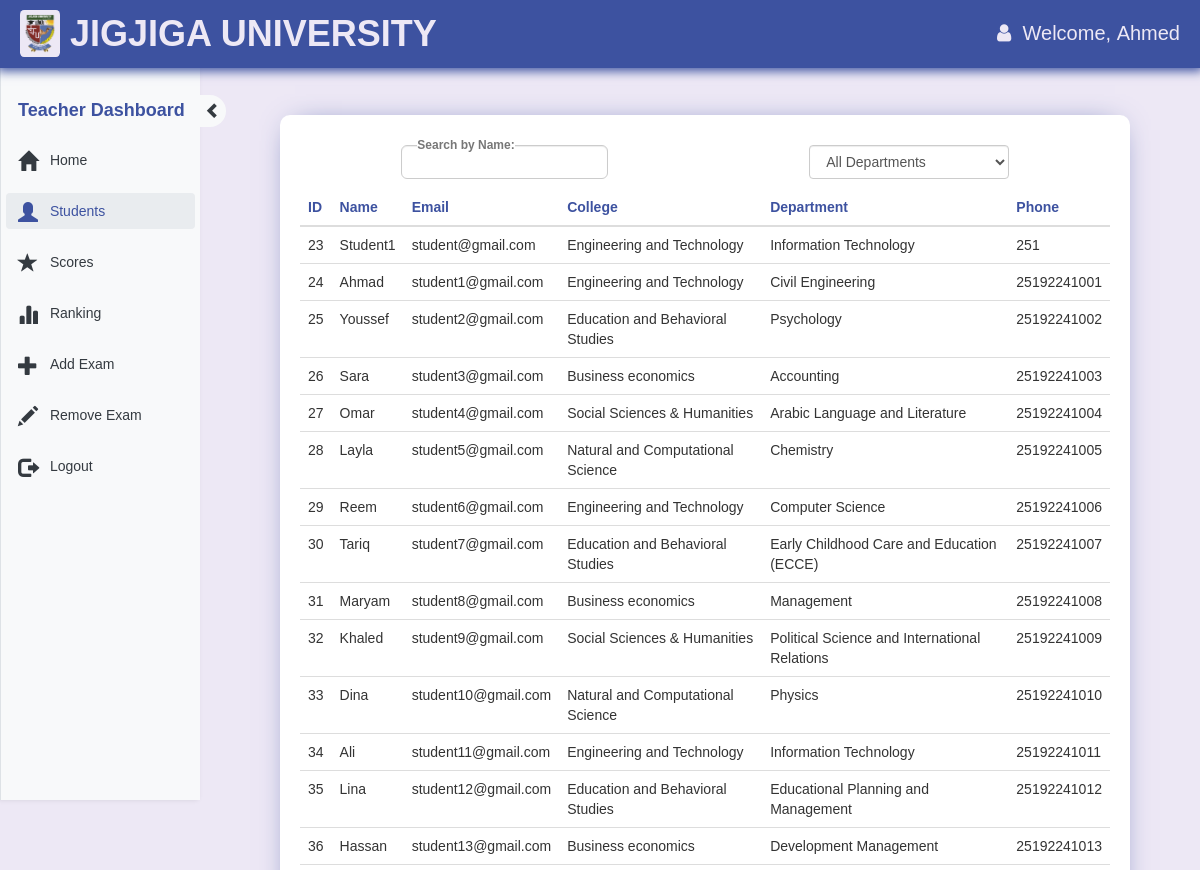
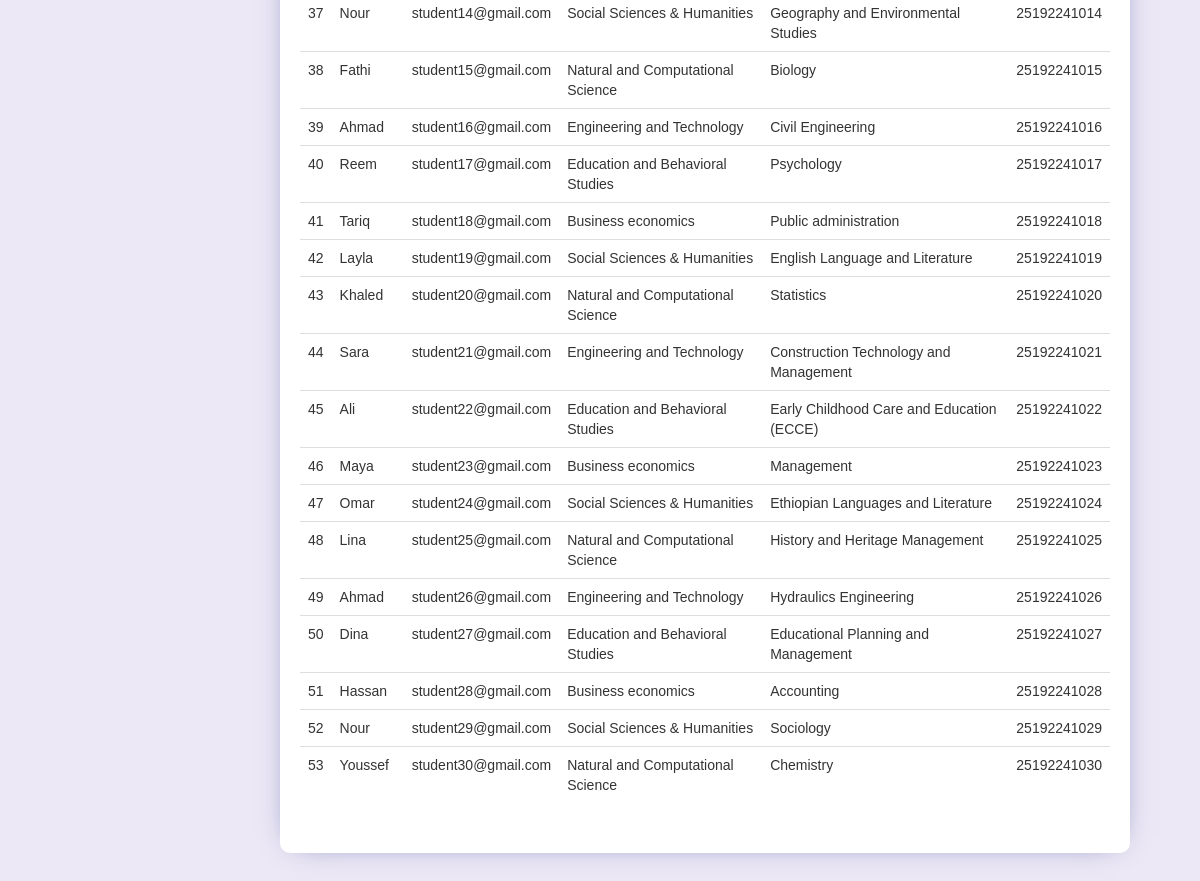
Page /teacher.php?q=1 (signed in) on the committed database (2 pictures, top to bottom).
### tables this page shows
CREATE TABLE `user` (
  `id` INT PRIMARY KEY AUTO_INCREMENT,
  `email` varchar(50) NOT NULL,
  `password` varchar(18) NOT NULL,
  `name` varchar(50) NOT NULL,
  `fatherName` varchar(50) DEFAULT NULL,
  `gender` ENUM('M', 'F') NOT NULL,
  `phone` varchar(20) DEFAULT NULL,
  `role` ENUM('student', 'teacher', 'header', 'admin') DEFAULT 'student',
  `date` timestamp NOT NULL DEFAULT current_timestamp() ON UPDATE current_timestamp(),
  `year` ENUM('1st', '2nd', '3rd', '4th') DEFAULT null, 
  `college_id` INT DEFAULT NULL,
  `department_id` INT DEFAULT NULL,
  `section_id` INT DEFAULT NULL,
  
  FOREIGN KEY (`college_id`) REFERENCES `colleges`(`id`) ON DELETE SET NULL,
  FOREIGN KEY (`department_id`) REFERENCES `departments`(`id`) ON DELETE SET NULL,
  FOREIGN KEY (`section_id`) REFERENCES `sections`(`id`) ON DELETE SET NULL
);

CREATE TABLE colleges (
  id INT AUTO_INCREMENT PRIMARY KEY,
  name VARCHAR(100) NOT NULL UNIQUE
);

CREATE TABLE departments (
  id INT AUTO_INCREMENT PRIMARY KEY,
  name VARCHAR(100) NOT NULL,
  college_id INT,
  FOREIGN KEY (college_id) REFERENCES colleges(id)
);

### teacher.php (the view, shortened to what this page needs)
<!DOCTYPE html>
<html lang="en">
<head>
    <link
      rel="stylesheet"
      href="https://cdnjs.cloudflare.com/ajax/libs/font-awesome/4.7.0/css/font-awesome.min.css"
    />
    <link rel="stylesheet" href="css/bootstrap.min.css?v=<?php echo time(); ?>">
    <link rel="stylesheet" href="css/bootstrap-theme.min.css?v=<?php echo time(); ?>">
    <link rel="stylesheet" href="css/style.css?php echo time(); ?>">
</head>
<body>
<?php
    include_once 'dbConnection.php';
    $name  = $_SESSION['name'];
    ?>
    <nav class="navbar navbar-fixed-top">
        <div class="main-header">
            <img src="img/Jijiga_University.png" alt="Jijiga University logo" />
            <h1>JIGJIGA UNIVERSITY</h1>
        </div>
        <div class="flex-row welcome-text">
            <span class="fa fa-user" aria-hidden="true"></span>&nbsp;&nbsp;Welcome,&nbsp;
            <span class="log log1"><?php echo htmlspecialchars($name) ?></span>
        </div>
    </nav>
        <div id="sidenav" class="right-sidebar side-nav-small" style="overflow: visible;">
            <div class="title1">
                <div class="">
                    <div class="side-nav-header">
                        <b class="sidenav-txt side-nav-text">Teacher Dashboard</b>
                        <span id="sidenav-btn" class="glyphicon glyphicon-chevron-right side-nav-button"
                            style="font-size: 16px;" aria-hidden="true"></span>
                    </div>
                    <div class="" style="padding: 0;" id="">
                        <ul class="side-nav-links">
                            <li <?php if(@$_GET['q']==0) echo'class="active"'; ?>>
                                <a href="teacher.php?q=0">
                                    <span class="glyphicon glyphicon-home bigger-icons" aria-hidden="true"></span>
                                    <div class="sidenav-txt side-nav-text">&nbsp;Home</div>
                                </a>
                            </li>
                            <li <?php if(@$_GET['q']==1) echo'class="active"'; ?>>
                                <a href="teacher.php?q=1">
                                    <span class="glyphicon glyphicon-user bigger-icons" aria-hidden="true"></span>
                                    <div class="sidenav-txt side-nav-text">&nbsp;Students</div>
                                </a>
                            </li>
                        <li <?php if(@$_GET['q']==2) echo'class="active"'; ?>>
                            <a href="teacher.php?q=2">
                                <span class="glyphicon glyphicon-star bigger-icons" aria-hidden="true"></span>
                                <div class="sidenav-txt side-nav-text">&nbsp;Scores</div>
                            </a>
                        </li>
                        <li <?php if(@$_GET['q']==3) echo'class="active"'; ?>>
                            <a href="teacher.php?q=3">
                                <span class="glyphicon glyphicon-stats bigger-icons" aria-hidden="true"></span>
                                <div class="sidenav-txt side-nav-text">&nbsp;Ranking</div>
                            </a>
                        </li>
                        <li <?php if(@$_GET['q']==4) echo'class="active"'; ?>>
                            <a href="teacher.php?q=4">
                                <span class="glyphicon glyphicon-plus bigger-icons" aria-hidden="true"></span>
                                <div class="sidenav-txt side-nav-text">&nbsp;Add Exam</div>
                            </a>
                        </li>
                        <li <?php if(@$_GET['q']==5) echo'class="active"'; ?>>
                            <a href="teacher.php?q=5">
                                <span class="glyphicon glyphicon-pencil bigger-icons" aria-hidden="true"></span>
                                <div class="sidenav-txt side-nav-text">&nbsp;Remove Exam</div>
                            </a>
                        </li>
                        <li>
                            <a href="logout.php?q=teacher.php">
                                <span class="glyphicon glyphicon-log-out bigger-icons" aria-hidden="true"></span>
                                <div class="sidenav-txt side-nav-text">&nbsp;Logout</div>
                            </a>
                        </li>
                        </ul>
                    </div>
                </div>
            </div>
        </div>
<div id="main" class="main-container">
    <div class="row">
        <div class="col-md-12">
<?php if (@$_GET['q'] == 1): ?>
    <div class="section-panel">
        <div class="search-table">
            <div style="position: relative;">
                <label for="userSearch" style="position: absolute; top: -25%; left: 8%; margin: 0; font-size: 12px; background-color: white;">Search by Name:</label>
                <input type="text" id="userSearch" class="form-control" style="padding-block: 4px !important;">
            </div>
            <select id="userFilter" class="form-control" style="width: 200px;">
                <option value="">All Departments</option>
            </select>
        </div>
        <table class="view-table table title1" id="usersTable">
            <thead>
                <tr style="color: #3d52a0;">
                    <th>ID</th>
                    <th>Name</th>
                    <th>Email</th>
                    <th>College</th>
                    <th>Department</th>
                    <th>Phone</th>
                </tr>
            </thead>
            <tbody>
                <?php
                $result = mysqli_query($con, "SELECT user.id, user.name, user.email, user.phone,  colleges.name AS college_name, departments.name AS department_name
                FROM user
                LEFT JOIN colleges ON user.college_id = colleges.id
                LEFT JOIN departments ON user.department_id = departments.id
                WHERE user.role = 'student'
                ORDER BY user.id ASC") or die('Error fetching students');
                while ($row = mysqli_fetch_array($result)) {
                    $college_name = $row['college_name'] ? htmlspecialchars($row['college_name']) : '-';
                    $department_name = $row['department_name'] ? htmlspecialchars($row['department_name']) : '-';
                    echo '<tr data-id="' . $row['id'] . '">';
                    echo '<td>' . $row['id'] . '</td>';
                    echo '<td>' . htmlspecialchars($row['name']) . '</td>';
                    echo '<td>' . htmlspecialchars($row['email']) . '</td>';
                    echo '<td>' . $college_name . '</td>';
                    echo '<td>' . $department_name . '</td>';
                    echo '<td>' . htmlspecialchars($row['phone']) . '</td>';
                    echo '</tr>';
                }
                ?>
            </tbody>
        </table>
    </div>
<?php endif; ?>
    </div>
</div>
</body>
</html>

### css/style.css (style rules this page uses)
* { margin: 0; padding: 0; box-sizing: border-box; }
a { text-decoration: none; }
body { background: #ede8f5 !important; font-family: 'Trebuchet MS', 'Lucida Sans Unicode', 'Lucida Grande', 'Lucida Sans', Arial, sans-serif !important; }
input, textarea { border: solid 1px #ccc !important; border-radius: 6px !important; outline: none !important; padding-block: 2rem !important; background-color: transparent !important; }
.search-table label { color: #777; }
.navbar { display: flex; justify-content: space-between; align-items: center; width: 100%; padding: 10px 20px; background-color: #3d52a0 !important; color: #ede8f5; font-size: 20px; box-shadow: 0 0 10px 3px #3d52a0; }
.flex-row { display: flex; align-items: center; }
.main-header { display: flex; align-items: center; gap: 1rem; width: 100%; }
.main-header img { width: 40px; padding: 4px; border-radius: 10%; background-color: #ede8f5; }
.main-header h1 { font-weight: bolder; margin: 0; white-space: nowrap; }
.main-container { margin-top: 70px; margin-left: 70px; padding: 20px; }
.move-right { margin-left: 210px; }
.side-nav-header { position: relative; font-size: 18px; margin-bottom: 1rem; white-space: nowrap; color: #3d52a0; padding: 8px 12px; }
.side-nav-button { position: absolute; top: 50%; right: -31px; transform: translateY(-50%); padding: 8px 5px; background-color: #f8f9fa; color: #343a40; cursor: pointer; border-top-right-radius: 20px; border-bottom-right-radius: 20px; }
.bigger-icons { font-size: 20px; }
.right-sidebar { position: fixed; top: 0; left: 0; width: 200px; height: 100vh; background-color: #f8f9fa; border-left: 1px solid #dee2e6; padding: 90px 5px 0 5px; box-shadow: -2px 0 5px rgba(0, 0, 0, 0.1); z-index: 10; overflow-y: auto; }
.side-nav-big { width: 200px; }
.side-nav-links { list-style: none; padding: 0; margin: 0; }
.side-nav-links li { margin-bottom: 15px; }
.side-nav-links li a { display: flex; align-items: center; color: #343a40; text-decoration: none; font-weight: 500; padding: 8px 12px; border-radius: 4px; transition: background-color 0.3s ease; }
.side-nav-links li a:hover, .side-nav-links li.active a { background-color: #e9ecef; color: #3d52a0; }
.side-nav-links li a .glyphicon { margin-right: 8px; }
.section-panel { margin: 50px; margin-top: 25px; padding: 30px 20px; background-color: white; border-radius: 1rem; box-shadow: 0 0 30px -15px #3d52a0; min-width: 200px; }
.search-table { display: flex; justify-content: space-around; align-items: center; margin-bottom: 10px; }

### rows in the picture
user: id "23", name "Student1", email "student@gmail.com", college.name "Engineering and Technology", department.name "Information Technology", phone "251"
user: id "24", name "Ahmad", email "student1@gmail.com", college.name "Engineering and Technology", department.name "Civil Engineering", phone "25192241001"
user: id "25", name "Youssef", email "student2@gmail.com", college.name "Education and Behavioral Studies", department.name "Psychology", phone "25192241002"
user: id "26", name "Sara", email "student3@gmail.com", college.name "Business economics", department.name "Accounting", phone "25192241003"
user: id "27", name "Omar", email "student4@gmail.com", college.name "Social Sciences & Humanities", department.name "Arabic Language and Literature", phone "25192241004"
user: id "28", name "Layla", email "student5@gmail.com", college.name "Natural and Computational Science", department.name "Chemistry", phone "25192241005"
user: id "29", name "Reem", email "student6@gmail.com", college.name "Engineering and Technology", department.name "Computer Science", phone "25192241006"
user: id "30", name "Tariq", email "student7@gmail.com", college.name "Education and Behavioral Studies", department.name "Early Childhood Care and Education (ECCE)", phone "25192241007"
user: id "31", name "Maryam", email "student8@gmail.com", college.name "Business economics", department.name "Management", phone "25192241008"
user: id "32", name "Khaled", email "student9@gmail.com", college.name "Social Sciences & Humanities", department.name "Political Science and International Relations", phone "25192241009"
user: id "33", name "Dina", email "student10@gmail.com", college.name "Natural and Computational Science", department.name "Physics", phone "25192241010"
user: id "34", name "Ali", email "student11@gmail.com", college.name "Engineering and Technology", department.name "Information Technology", phone "25192241011"
user: id "35", name "Lina", email "student12@gmail.com", college.name "Education and Behavioral Studies", department.name "Educational Planning and Management", phone "25192241012"
user: id "36", name "Hassan", email "student13@gmail.com", college.name "Business economics", department.name "Development Management", phone "25192241013"
user: id "37", name "Nour", email "student14@gmail.com", college.name "Social Sciences & Humanities", department.name "Geography and Environmental Studies", phone "25192241014"
user: id "38", name "Fathi", email "student15@gmail.com", college.name "Natural and Computational Science", department.name "Biology", phone "25192241015"
user: id "39", name "Ahmad", email "student16@gmail.com", college.name "Engineering and Technology", department.name "Civil Engineering", phone "25192241016"
user: id "40", name "Reem", email "student17@gmail.com", college.name "Education and Behavioral Studies", department.name "Psychology", phone "25192241017"
user: id "41", name "Tariq", email "student18@gmail.com", college.name "Business economics", department.name "Public administration", phone "25192241018"
user: id "42", name "Layla", email "student19@gmail.com", college.name "Social Sciences & Humanities", department.name "English Language and Literature", phone "25192241019"
user: id "43", name "Khaled", email "student20@gmail.com", college.name "Natural and Computational Science", department.name "Statistics", phone "25192241020"
user: id "44", name "Sara", email "student21@gmail.com", college.name "Engineering and Technology", department.name "Construction Technology and Management", phone "25192241021"
user: id "45", name "Ali", email "student22@gmail.com", college.name "Education and Behavioral Studies", department.name "Early Childhood Care and Education (ECCE)", phone "25192241022"
user: id "46", name "Maya", email "student23@gmail.com", college.name "Business economics", department.name "Management", phone "25192241023"
user: id "47", name "Omar", email "student24@gmail.com", college.name "Social Sciences & Humanities", department.name "Ethiopian Languages and Literature", phone "25192241024"
user: id "48", name "Lina", email "student25@gmail.com", college.name "Natural and Computational Science", department.name "History and Heritage Management", phone "25192241025"
user: id "49", name "Ahmad", email "student26@gmail.com", college.name "Engineering and Technology", department.name "Hydraulics Engineering", phone "25192241026"
user: id "50", name "Dina", email "student27@gmail.com", college.name "Education and Behavioral Studies", department.name "Educational Planning and Management", phone "25192241027"
user: id "51", name "Hassan", email "student28@gmail.com", college.name "Business economics", department.name "Accounting", phone "25192241028"
user: id "52", name "Nour", email "student29@gmail.com", college.name "Social Sciences & Humanities", department.name "Sociology", phone "25192241029"
user: id "53", name "Youssef", email "student30@gmail.com", college.name "Natural and Computational Science", department.name "Chemistry", phone "25192241030"

### other values in the picture
$name "Ahmed"
